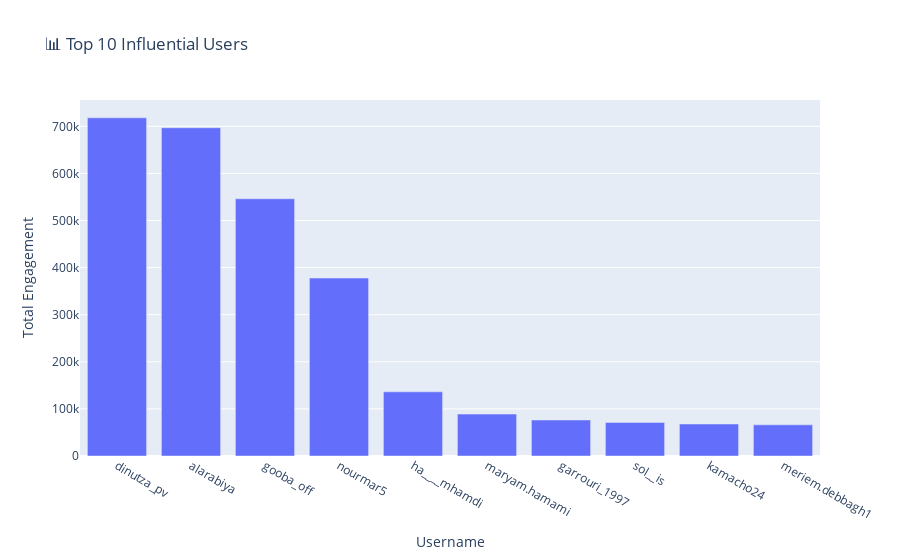

The notebook cell saved with this chart:
### Markdown cell above
## 3.3 Top Influential Users 👥

### Code cell
import re

# Ensure 'total_engagement' is created
df['total_engagement'] = df['likes'] + df['shares'] + df['comments_count']

# Extract username from URL
def extract_username(url):
    match = re.search(r'tiktok\.com/@([\w\.]+)', str(url))  # Extract username after '@'
    return match.group(1) if match else 'Unknown'  # Return username or 'Unknown' if not found

# Apply function to create 'username' column
df['username'] = df['url'].apply(extract_username)

# Aggregate engagement metrics by user
top_users = df.groupby('username')['total_engagement'].sum().reset_index()

# Get top 10 most influential users
top_users = top_users.sort_values(by='total_engagement', ascending=False).head(10)

# Plot the data
fig = px.bar(top_users, x='username', y='total_engagement', title='📊 Top 10 Influential Users')
fig.update_xaxes(title_text='Username')
fig.update_yaxes(title_text='Total Engagement')
fig.show()

### Figure 1 — Plotly figure (JSON) as saved in the notebook; plotly's stock layout.template omitted (floating-point values rounded to 4 significant figures)
{"data": [{"hovertemplate": "username=%{x}<br>total_engagement=%{y}<extra></extra>", "legendgroup": "", "marker": {"color": "#636efa", "pattern": {"shape": ""}}, "name": "", "orientation": "v", "showlegend": false, "textposition": "auto", "type": "bar", "x": ["dinutza_pv", "alarabiya", "gooba_off", "nourmar5", "ha____mhamdi", "maryam.hamami", "garrouri_1997", "sol__is", "kamacho24", "meriem.debbagh1"], "xaxis": "x", "y": [718100.0, 697000.0, 546200.0, 377800.0, 136200.0, 89000.0, 76490.0, 71160.0, 67940.0, 66210.0], "yaxis": "y"}], "layout": {"barmode": "relative", "legend": {"tracegroupgap": 0}, "title": {"text": "📊 Top 10 Influential Users"}, "xaxis": {"anchor": "y", "domain": [0, 1], "title": {"text": "Username"}}, "yaxis": {"anchor": "x", "domain": [0, 1], "title": {"text": "Total Engagement"}}}}
